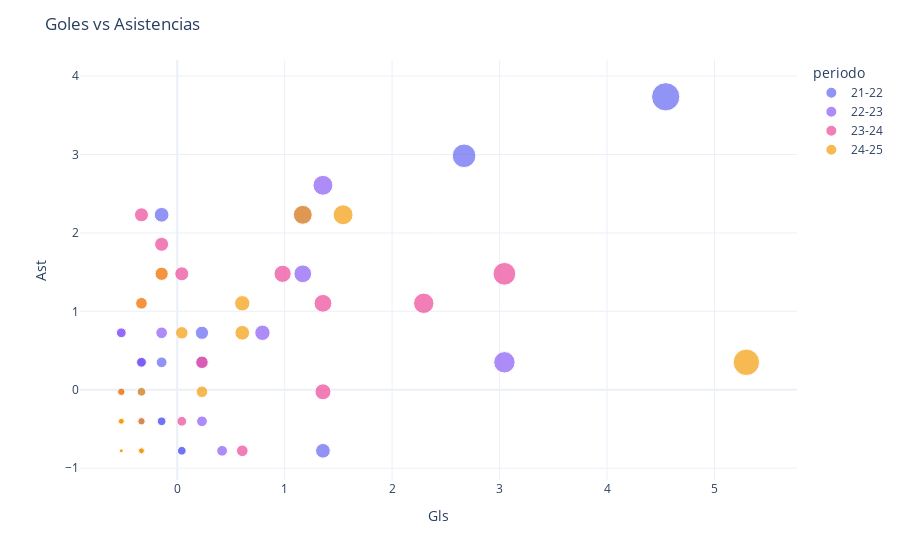

The cell this chart's notebook holds for it:
### Code cell
plot_df = df_std[['Player', 'periodo', 'Gls', 'Ast', 'G+A']].copy()
plot_df[['Gls', 'Ast', 'G+A']] = plot_df[['Gls', 'Ast', 'G+A']].apply(pd.to_numeric, errors='coerce')
plot_df = plot_df.dropna(subset=['Gls', 'Ast', 'G+A'])

sizes = plot_df['G+A'] - plot_df['G+A'].min() + 0.1

fig = px.scatter(
    plot_df,
    x='Gls',
    y='Ast',
    hover_data=['Player', 'periodo'],
    size=sizes,
    color='periodo',
    color_discrete_sequence=['#6366f1', '#8b5cf6', '#ec4899', '#f59e0b']
)
fig.update_layout(title='Goles vs Asistencias', template='plotly_white')
fig.show()

### Figure 1 — Plotly figure (JSON) as saved in the notebook; plotly's stock layout.template omitted (floating-point values rounded to 4 significant figures)
{"data": [{"customdata": [["David Alaba", "21-22"], ["Marco Asensio", "21-22"], ["Gareth Bale", "21-22"], ["Karim Benzema", "21-22"], ["Antonio Blanco", "21-22"], ["Eduardo Camavinga", "21-22"], ["Dani Carvajal", "21-22"], ["Casemiro", "21-22"], ["Dani Ceballos", "21-22"], ["Thibaut Courtois", "21-22"], ["Mario Gila", "21-22"], ["Peter González", "21-22"], ["Miguel Gutiérrez", "21-22"], ["Eden Hazard", "21-22"], ["Isco", "21-22"], ["Luka Jović", "21-22"], ["Vinicius Júnior", "21-22"], ["Toni Kroos", "21-22"], ["Juanmi Latasa", "21-22"], ["Andriy Lunin", "21-22"], ["Marcelo", "21-22"], ["Mariano", "21-22"], ["Ferland Mendy", "21-22"], ["Éder Militão", "21-22"], ["Luka Modrić", "21-22"], ["Nacho", "21-22"], ["Rodrygo", "21-22"], ["Sergio Santos", "21-22"], ["Jesús Vallejo", "21-22"], ["Federico Valverde", "21-22"], ["Lucas Vázquez", "21-22"]], "hovertemplate": "periodo=%{customdata[1]}<br>Gls=%{x}<br>Ast=%{y}<br>size=%{marker.size}<br>Player=%{customdata[0]}<extra></extra>", "legendgroup": "21-22", "marker": {"color": "#6366f1", "size": [0.7921, 1.484, 0.2384, 5.499, 0.1, 0.5153, 0.6537, 0.6537, 0.1, 0.1, 0.1, 0.1, 0.2384, 0.2384, 0.2384, 0.6537, 3.838, 0.6537, 0.1, 0.1, 0.3769, 0.3769, 0.5153, 0.5153, 1.484, 0.5153, 1.207, 0.1, 0.1, 0.2384, 0.5153], "sizemode": "area", "sizeref": 0.01375, "symbol": "circle"}, "mode": "markers", "name": "21-22", "orientation": "v", "showlegend": true, "type": "scatter", "x": [-0.1448, 1.356, -0.3325, 4.546, -0.5201, -0.1448, -0.3325, -0.3325, -0.5201, -0.5201, -0.5201, -0.5201, -0.5201, -0.5201, -0.3325, -0.3325, 2.67, -0.3325, -0.5201, -0.5201, -0.5201, -0.3325, -0.1448, -0.3325, -0.1448, 0.04279, 0.2304, -0.5201, -0.5201, -0.5201, 0.04279], "xaxis": "x", "y": [0.3498, -0.7788, -0.7788, 3.736, -0.7788, -0.4026, 0.3498, 0.3498, -0.7788, -0.7788, -0.7788, -0.7788, -0.4026, -0.4026, -0.7788, 0.3498, 2.983, 0.3498, -0.7788, -0.7788, -0.0264, -0.4026, -0.4026, -0.0264, 2.231, -0.7788, 0.726, -0.7788, -0.7788, -0.4026, -0.7788], "yaxis": "y"}, {"customdata": [["David Alaba", "22-23"], ["Sergio Arribas", "22-23"], ["Marco Asensio", "22-23"], ["Karim Benzema", "22-23"], ["Eduardo Camavinga", "22-23"], ["Dani Carvajal", "22-23"], ["Casemiro", "22-23"], ["Dani Ceballos", "22-23"], ["Thibaut Courtois", "22-23"], ["Eden Hazard", "22-23"], ["Vinicius Júnior", "22-23"], ["Toni Kroos", "22-23"], ["Andriy Lunin", "22-23"], ["Mariano", "22-23"], ["Ferland Mendy", "22-23"], ["Éder Militão", "22-23"], ["Luka Modrić", "22-23"], ["Nacho", "22-23"], ["Álvaro Odriozola", "22-23"], ["Álvaro Rodríguez", "22-23"], ["Rodrygo", "22-23"], ["Antonio Rüdiger", "22-23"], ["Aurélien Tchouaméni", "22-23"], ["Jesús Vallejo", "22-23"], ["Federico Valverde", "22-23"], ["Lucas Vázquez", "22-23"]], "hovertemplate": "periodo=%{customdata[1]}<br>Gls=%{x}<br>Ast=%{y}<br>size=%{marker.size}<br>Player=%{customdata[0]}<extra></extra>", "legendgroup": "22-23", "marker": {"color": "#8b5cf6", "size": [0.6537, 0.1, 2.176, 3.145, 0.2384, 0.3769, 0.1, 0.6537, 0.1, 0.2384, 2.73, 0.9306, 0.1, 0.1, 0.2384, 0.7921, 1.069, 0.3769, 0.1, 0.3769, 2.453, 0.2384, 0.6537, 0.1, 1.623, 0.7921], "sizemode": "area", "sizeref": 0.01375, "symbol": "circle"}, "mode": "markers", "name": "22-23", "orientation": "v", "showlegend": true, "type": "scatter", "x": [-0.3325, -0.5201, 1.169, 3.045, -0.5201, -0.5201, -0.5201, -0.5201, -0.5201, -0.5201, 1.356, -0.1448, -0.5201, -0.5201, -0.5201, 0.4181, 0.2304, -0.3325, -0.5201, -0.3325, 1.169, -0.3325, -0.5201, -0.5201, 0.7933, 0.2304], "xaxis": "x", "y": [0.3498, -0.7788, 1.478, 0.3498, -0.4026, -0.0264, -0.7788, 0.726, -0.7788, -0.4026, 2.607, 0.726, -0.7788, -0.7788, -0.4026, -0.7788, 0.3498, -0.4026, -0.7788, -0.4026, 2.231, -0.7788, 0.726, -0.7788, 0.726, -0.4026], "yaxis": "y"}, {"customdata": [["Lucas Vázquez", "23-24"], ["Federico Valverde", "23-24"], ["Aurélien Tchouaméni", "23-24"], ["Antonio Rüdiger", "23-24"], ["Rodrygo", "23-24"], ["Álvaro Rodríguez", "23-24"], ["Nicolás Paz", "23-24"], ["Nacho", "23-24"], ["Luka Modrić", "23-24"], ["Éder Militão", "23-24"], ["Ferland Mendy", "23-24"], ["Mario Martín", "23-24"], ["Andriy Lunin", "23-24"], ["Toni Kroos", "23-24"], ["Vinicius Júnior", "23-24"], ["Joselu", "23-24"], ["Arda Güler", "23-24"], ["Gonzalo García", "23-24"], ["Fran Garcia", "23-24"], ["Brahim Díaz", "23-24"], ["Thibaut Courtois", "23-24"], ["Dani Ceballos", "23-24"], ["Dani Carvajal", "23-24"], ["Eduardo Camavinga", "23-24"], ["Jude Bellingham", "23-24"], ["Kepa Arrizabalaga", "23-24"], ["David Alaba", "23-24"]], "hovertemplate": "periodo=%{customdata[1]}<br>Gls=%{x}<br>Ast=%{y}<br>size=%{marker.size}<br>Player=%{customdata[0]}<extra></extra>", "legendgroup": "23-24", "marker": {"color": "#ec4899", "size": [1.346, 1.346, 0.6537, 0.2384, 2.176, 0.1, 0.1, 0.2384, 1.207, 0.1, 0.1, 0.1, 0.1, 1.346, 2.869, 1.761, 0.9306, 0.1, 0.9306, 2.038, 0.1, 0.3769, 1.069, 0.3769, 3.561, 0.1, 0.2384], "sizemode": "area", "sizeref": 0.01375, "symbol": "circle"}, "mode": "markers", "name": "23-24", "orientation": "v", "showlegend": true, "type": "scatter", "x": [0.04279, -0.1448, 0.04279, -0.3325, 1.356, -0.5201, -0.5201, -0.5201, -0.1448, -0.5201, -0.5201, -0.5201, -0.5201, -0.3325, 2.294, 1.356, 0.6057, -0.5201, -0.3325, 0.981, -0.5201, -0.5201, 0.2304, -0.5201, 3.045, -0.5201, -0.5201], "xaxis": "x", "y": [1.478, 1.855, -0.4026, -0.7788, 1.102, -0.7788, -0.7788, -0.4026, 1.478, -0.7788, -0.7788, -0.7788, -0.7788, 2.231, 1.102, -0.0264, -0.7788, -0.7788, 1.102, 1.478, -0.7788, -0.0264, 0.3498, -0.0264, 1.478, -0.7788, -0.4026], "yaxis": "y"}, {"customdata": [["Lorenzo Aguado", "24-25"], ["David Alaba", "24-25"], ["Raúl Asencio", "24-25"], ["Jude Bellingham", "24-25"], ["Eduardo Camavinga", "24-25"], ["Dani Carvajal", "24-25"], ["Dani Ceballos", "24-25"], ["Chema", "24-25"], ["Thibaut Courtois", "24-25"], ["Brahim Díaz", "24-25"], ["Endrick", "24-25"], ["Fran", "24-25"], ["Fran Garcia", "24-25"], ["Gonzalo García", "24-25"], ["Arda Güler", "24-25"], ["Vinicius Júnior", "24-25"], ["Andriy Lunin", "24-25"], ["Kylian Mbappé", "24-25"], ["Ferland Mendy", "24-25"], ["Éder Militão", "24-25"], ["Luka Modrić", "24-25"], ["Víctor Muñoz", "24-25"], ["Jacobo Ramón", "24-25"], ["Rodrygo", "24-25"], ["Antonio Rüdiger", "24-25"], ["Aurélien Tchouaméni", "24-25"], ["Jesús Vallejo", "24-25"], ["Federico Valverde", "24-25"], ["Lucas Vázquez", "24-25"], ["Daniel Yáñez", "24-25"]], "hovertemplate": "periodo=%{customdata[1]}<br>Gls=%{x}<br>Ast=%{y}<br>size=%{marker.size}<br>Player=%{customdata[0]}<extra></extra>", "legendgroup": "24-25", "marker": {"color": "#f59e0b", "size": [0.1, 0.1, 0.2384, 2.453, 0.5153, 0.2384, 0.1, 0.1, 0.1, 0.9306, 0.2384, 0.1, 0.3769, 0.2384, 1.069, 2.73, 0.2384, 4.807, 0.2384, 0.3769, 1.207, 0.1, 0.2384, 1.623, 0.1, 0.1, 0.2384, 1.484, 0.9306, 0.1], "sizemode": "area", "sizeref": 0.01375, "symbol": "circle"}, "mode": "markers", "name": "24-25", "orientation": "v", "showlegend": true, "type": "scatter", "x": [-0.5201, -0.5201, -0.5201, 1.169, -0.3325, -0.3325, -0.5201, -0.5201, -0.5201, 0.2304, -0.3325, -0.5201, -0.5201, -0.5201, 0.04279, 1.544, -0.5201, 5.297, -0.5201, -0.3325, -0.1448, -0.5201, -0.3325, 0.6057, -0.5201, -0.5201, -0.5201, 0.6057, -0.3325, -0.5201], "xaxis": "x", "y": [-0.7788, -0.7788, -0.4026, 2.231, -0.0264, -0.7788, -0.7788, -0.7788, -0.7788, -0.0264, -0.7788, -0.7788, -0.0264, -0.4026, 0.726, 2.231, -0.4026, 0.3498, -0.4026, -0.4026, 1.478, -0.7788, -0.7788, 1.102, -0.7788, -0.7788, -0.4026, 0.726, 1.102, -0.7788], "yaxis": "y"}], "layout": {"legend": {"itemsizing": "constant", "title": {"text": "periodo"}, "tracegroupgap": 0}, "margin": {"t": 60}, "title": {"text": "Goles vs Asistencias"}, "xaxis": {"anchor": "y", "domain": [0, 1], "title": {"text": "Gls"}}, "yaxis": {"anchor": "x", "domain": [0, 1], "title": {"text": "Ast"}}}}
